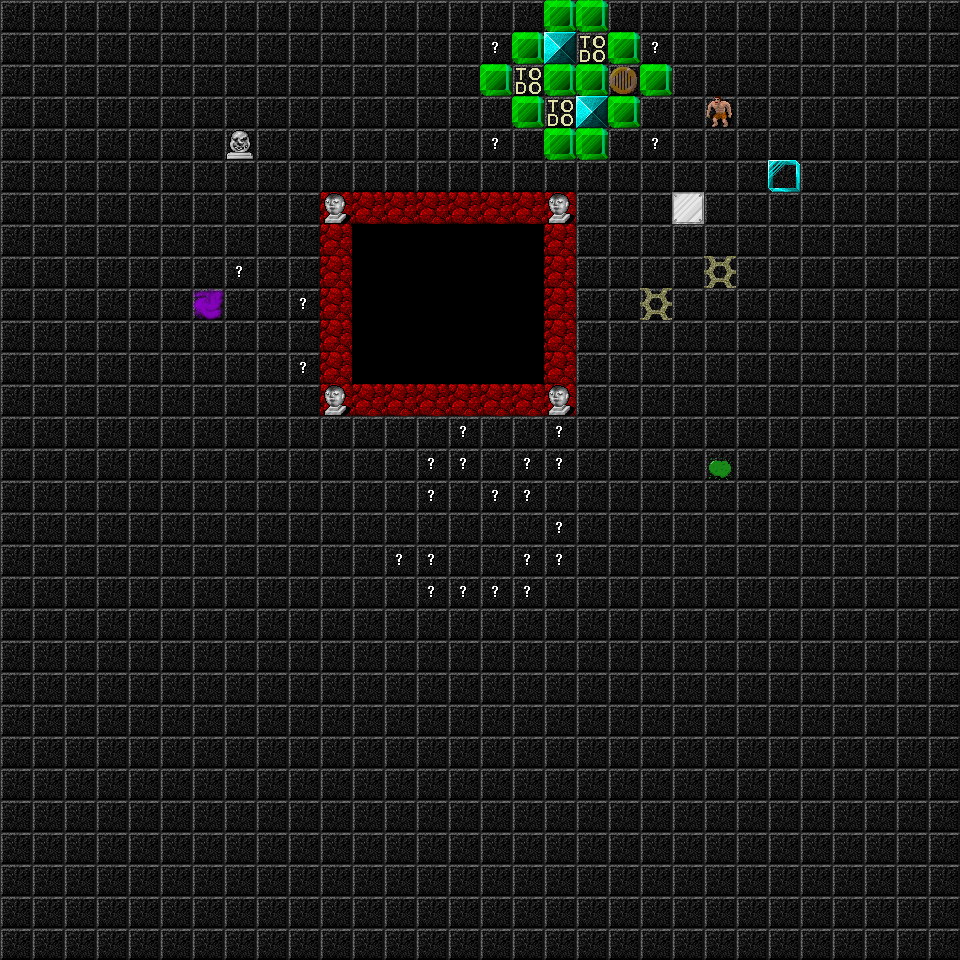

Rendered tile map (Tiled .tmx) drawn with the repository's tilesets; below, a short description and the map source with its tile grids summarised:
An orthogonal 30x30 tile map with 32x32 px tiles, 3 tile layers (bg, solid, other) and 50 objects.

<map version="1.0" orientation="orthogonal" renderorder="right-down" width="30" height="30" tilewidth="32" tileheight="32" nextobjectid="51">
 <tileset firstgid="1" name="tile" tilewidth="32" tileheight="32">
  <image source="tile.png" width="2048" height="1536" />
 </tileset>
 <layer name="bg" width="30" height="30">
  <data>[900 cells, 870 non-empty, 2 distinct tile ids]</data>
 </layer>
 <layer name="solid" width="30" height="30">
  <data>[900 cells, 5 non-empty, 2 distinct tile ids]</data>
 </layer>
 <layer name="other" width="30" height="30">
  <data>[900 cells, 50 non-empty, 11 distinct tile ids]</data>
 </layer>
 <objectgroup name="obj">
  <object id="21" gid="1606" x="770" y="259" />
  <object id="22" gid="1605" x="803" y="287" />
  <object id="23" gid="1604" x="771" y="326" />
  <object id="24" gid="1603" x="770" y="388" />
  <object id="25" gid="1602" x="832" y="350" />
  <object id="26" gid="1476" x="705" y="290" />
  <object id="27" gid="1473" x="705" y="358" />
  <object id="28" gid="1733" x="770" y="196" />
  <object id="29" gid="1735" x="833" y="191" />
  <object id="30" gid="1737" x="864" y="197" />
  <object id="31" gid="1882" x="258" y="328" />
  <object id="32" gid="1853" x="256" y="385" />
  <object id="33" gid="1532" x="737" y="546" />
  <object id="34" gid="1650" x="703" y="544" />
  <object id="35" gid="1648" x="770" y="547" />
  <object id="36" gid="1461" x="673" y="544" />
  <object id="37" gid="1330" x="611" y="546" />
  <object id="38" gid="1066" x="385" y="509" />
 </objectgroup>
 <objectgroup name="portal">
  <object id="8" gid="66" x="33" y="65" src="r.tmx" spawnx="642" spawny="352" />
 </objectgroup>
 <objectgroup name="anim">
  <object id="20" gid="882" x="352" y="256" speed="0.2" steps="4" />
  <object id="21" gid="882" x="384" y="256" speed="0.2" steps="4" />
  <object id="22" gid="882" x="416" y="256" speed="0.2" steps="4" />
  <object id="23" gid="882" x="448" y="256" speed="0.2" steps="4" />
  <object id="24" gid="882" x="480" y="256" speed="0.2" steps="4" />
  <object id="25" gid="882" x="512" y="256" speed="0.2" steps="4" />
  <object id="26" gid="882" x="512" y="288" speed="0.2" steps="4" />
  <object id="27" gid="882" x="480" y="288" speed="0.2" steps="4" />
  <object id="28" gid="882" x="448" y="288" speed="0.2" steps="4" />
  <object id="29" gid="882" x="416" y="288" speed="0.2" steps="4" />
  <object id="30" gid="882" x="384" y="288" speed="0.2" steps="4" />
  <object id="31" gid="882" x="352" y="288" speed="0.2" steps="4" />
  <object id="32" gid="882" x="352" y="320" speed="0.2" steps="4" />
  <object id="33" gid="882" x="384" y="320" speed="0.2" steps="4" />
  <object id="34" gid="882" x="416" y="320" speed="0.2" steps="4" />
  <object id="35" gid="882" x="448" y="320" speed="0.2" steps="4" />
  <object id="36" gid="882" x="480" y="320" speed="0.2" steps="4" />
  <object id="37" gid="882" x="512" y="320" speed="0.2" steps="4" />
  <object id="38" gid="882" x="512" y="352" speed="0.2" steps="4" />
  <object id="39" gid="882" x="480" y="352" speed="0.2" steps="4" />
  <object id="40" gid="882" x="448" y="352" speed="0.2" steps="4" />
  <object id="41" gid="882" x="416" y="352" speed="0.2" steps="4" />
  <object id="42" gid="882" x="384" y="352" speed="0.2" steps="4" />
  <object id="43" gid="882" x="352" y="352" speed="0.2" steps="4" />
  <object id="44" gid="882" x="352" y="384" speed="0.2" steps="4" />
  <object id="45" gid="882" x="384" y="384" speed="0.2" steps="4" />
  <object id="46" gid="882" x="416" y="384" speed="0.2" steps="4" />
  <object id="47" gid="882" x="448" y="384" speed="0.2" steps="4" />
  <object id="48" gid="882" x="480" y="384" speed="0.2" steps="4" />
  <object id="49" gid="882" x="512" y="384" speed="0.2" steps="4" />
  <object id="50" gid="769" x="64" y="320" speed="0.2" steps="11" />
 </objectgroup>
</map>
